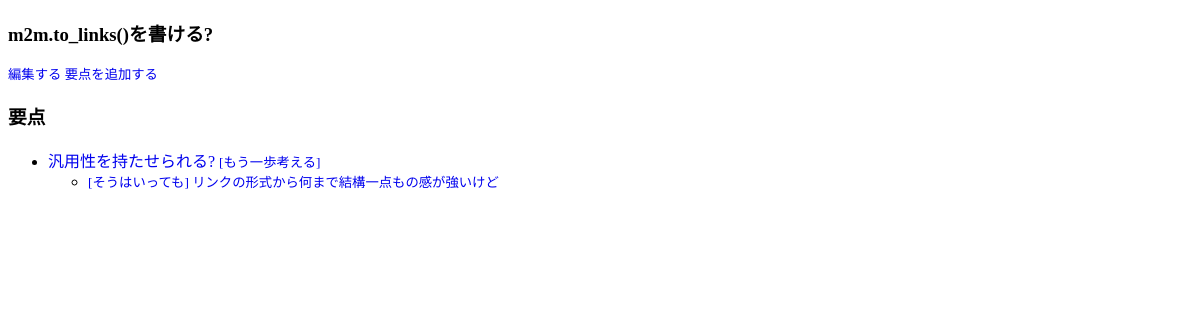
Page /jim/articles/1/ on the earlier database version.
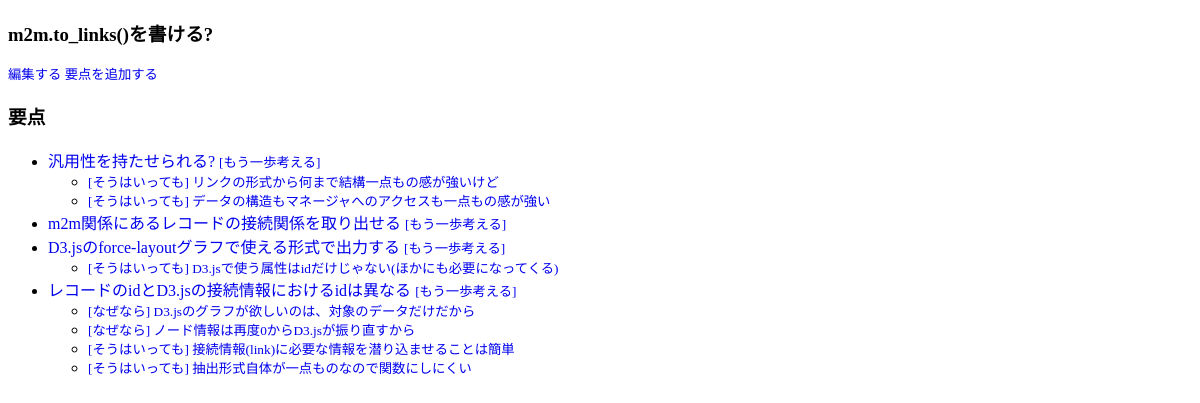
Same page on the later database version.
### jim/models.py (models this page shows, shortened)
class Article(models.Model):
    user = models.ForeignKey(
        User,
        on_delete=models.CASCADE
    )
    title = models.CharField(
        max_length=32,
        null=False,
        blank=False
    )

class Point(models.Model):
    user = models.ForeignKey(
        User,
        on_delete=models.CASCADE
    )
    article = models.ForeignKey(
        Article,
        on_delete=models.CASCADE
    )
    content = models.CharField(
        max_length=64,
        null=False,
        blank=False
    )

class Thought(models.Model):
    user = models.ForeignKey(
        User,
        on_delete=models.CASCADE
    )
    article = models.ForeignKey(
        Article,
        on_delete=models.CASCADE
    )
    point = models.ForeignKey(
        Point,
        on_delete=models.CASCADE
    )
    REASONING = 0
    OBJECTION = 1
    THOUGHT_TYPES = (
        (REASONING, "なぜなら~"),
        (OBJECTION, "そうはいっても~"),
    )
    thought_type = models.IntegerField(
        choices=THOUGHT_TYPES
    )
    content = models.CharField(
        max_length=64,
        null=False,
        blank=False
    )

### jim/views.py (the view)
class ArticleDetailView(generic.DetailView):
    model = Article
    template_name = "jim/article/article_detail.html"

### jim/templates/jim/article/article_detail.html (shortened to what this page needs)
{% extends "base.html" %}
{% block container %}
    <div>
        <h3>{{ article.title }}</h3>
        <small>
            <a href="{% url 'jim:article-edit' article.id %}">編集する</a>
        </small>
        <small>
            <a href="{% url 'jim:point-new' article.id %}">要点を追加する</a>
        </small>
    </div>
    <div>
        <h3>要点</h3>
        <ul>
            {% for point in article.point_set.all %}
                <li>
                    <a href="{% url 'jim:point-edit' article.id point.id %}">{{ point.content }}</a>
                    <small>
                        <a href="{% url 'jim:thought-new' article.id point.id %}">[もう一歩考える]</a>
                    </small>
                </li>
                <ul>
                    {% for thought in point.thought_set.all %}
                        <li>
                            <small>
                                <a href="{% url 'jim:thought-edit' article.id point.id thought.id %}">
                                    {% if thought.thought_type == 0 %}
                                        [なぜなら]
                                    {% elif thought.thought_type == 1 %}
                                        [そうはいっても]
                                    {% endif %}
                                    {{ thought.content }}
                                </a>
                            </small>
                        </li>
                    {% endfor %}
                </ul>
            {% endfor %}
        </ul>
    </div>
{% endblock container %}

### jim/templates/base.html (shortened to what this page needs)
<!DOCTYPE html>
<html>
    <head>
    </head>
    <body>
        {% block container %}{% endblock container %}
    </body>
</html>

### jim/templates/jim/article/article_detail.html (style rules this page uses)
li > a, small > a { text-decoration: none; }

Differences in the rows shown:
added Thought: thought_type "[そうはいっても]", content "データの構造もマネージャへのアクセスも一点もの感が強い", shown under Point "汎用性を持たせられる?"
added Point: content "m2m関係にあるレコードの接続関係を取り出せる"
added Point: content "D3.jsのforce-layoutグラフで使える形式で出力する"
added Thought: thought_type "[そうはいっても]", content "D3.jsで使う属性はidだけじゃない(ほかにも必要になってくる)", shown under "D3.jsのforce-layoutグラフで使える形式で出力する"
added Point: content "レコードのidとD3.jsの接続情報におけるidは異なる"
added Thought: thought_type "[なぜなら]", content "D3.jsのグラフが欲しいのは、対象のデータだけだから", shown under "レコードのidとD3.jsの接続情報におけるidは異なる"
added Thought: thought_type "[なぜなら]", content "ノード情報は再度0からD3.jsが振り直すから", shown under "レコードのidとD3.jsの接続情報におけるidは異なる"
added Thought: thought_type "[そうはいっても]", content "接続情報(link)に必要な情報を潜り込ませることは簡単", shown under "レコードのidとD3.jsの接続情報におけるidは異なる"
added Thought: thought_type "[そうはいっても]", content "抽出形式自体が一点ものなので関数にしにくい", shown under "レコードのidとD3.jsの接続情報におけるidは異なる"
